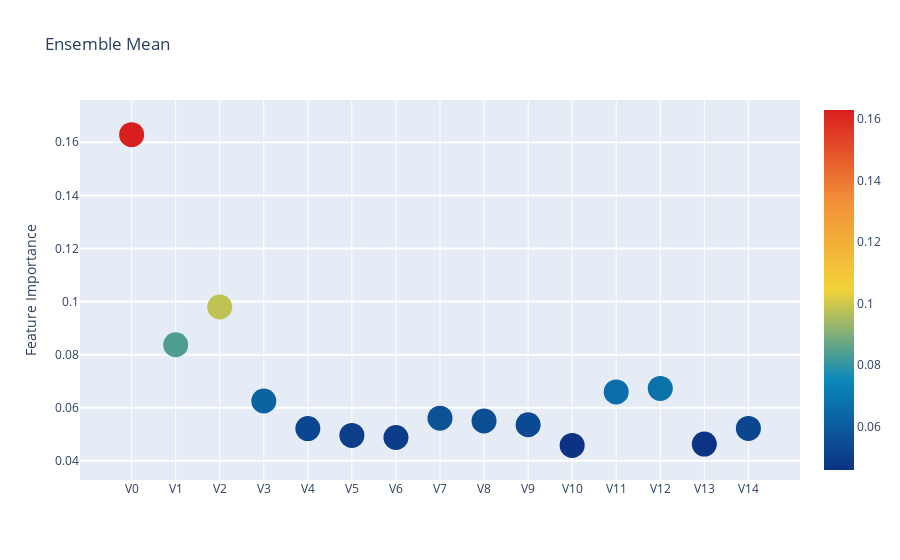

Write notebook code for a chart like this one.
### Code cell
ensemble_mean_model_importance = feature_importance_scatter_plot('Ensemble Mean',ensemble_mean_feature_importance,nc_X_train)

### Figure 1 — Plotly figure (JSON) as saved in the notebook; plotly's stock layout.template omitted (floating-point values rounded to 4 significant figures)
{"data": [{"marker": {"color": [0.1629, 0.08373, 0.09796, 0.06254, 0.05216, 0.04958, 0.04879, 0.05609, 0.05506, 0.05359, 0.04583, 0.06596, 0.06728, 0.04633, 0.05222], "colorscale": [[0, "rgb(12,51,131)"], [0.25, "rgb(10,136,186)"], [0.5, "rgb(242,211,56)"], [0.75, "rgb(242,143,56)"], [1, "rgb(217,30,30)"]], "showscale": true, "size": 25, "sizemode": "diameter", "sizeref": 1}, "mode": "markers", "text": ["V0", "V1", "V2", "V3", "V4", "V5", "V6", "V7", "V8", "V9", "V10", "V11", "V12", "V13", "V14"], "type": "scatter", "x": ["V0", "V1", "V2", "V3", "V4", "V5", "V6", "V7", "V8", "V9", "V10", "V11", "V12", "V13", "V14"], "y": [0.1629, 0.08373, 0.09796, 0.06254, 0.05216, 0.04958, 0.04879, 0.05609, 0.05506, 0.05359, 0.04583, 0.06596, 0.06728, 0.04633, 0.05222]}], "layout": {"autosize": true, "hovermode": "closest", "showlegend": false, "title": {"text": "Ensemble Mean"}, "yaxis": {"gridwidth": 2, "ticklen": 5, "title": {"text": "Feature Importance"}}}}
